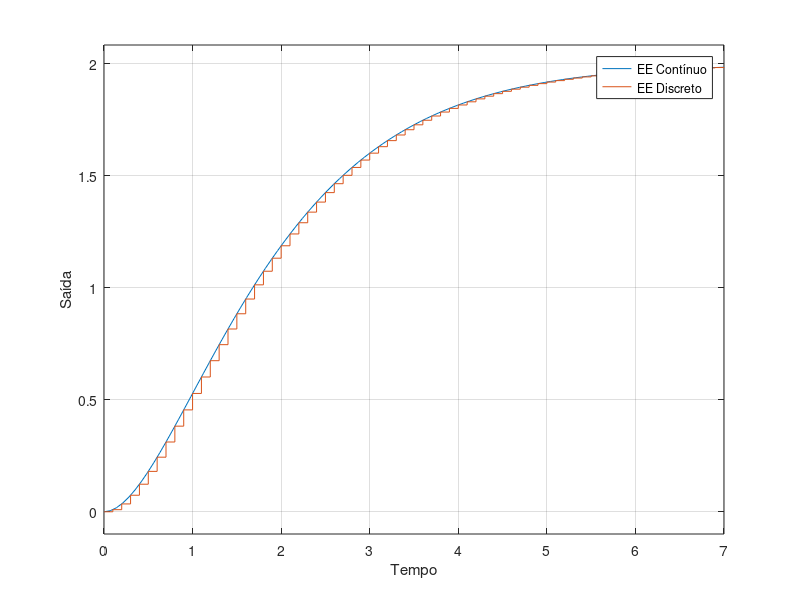

Recreate this plot in MATLAB.
% at 1

T = 0.1;

Hs = tf([2],[1 2 1]);

EE_continuo = ss(Hs); %Espaço de estado continuo
EE_discreto = c2d(EE_continuo,T,'zoh') %continuo para discreto
step(EE_continuo, EE_discreto);
grid on
title('')
xlabel('Tempo');
ylabel('Saída');
legend('EE Contínuo','EE Discreto')
